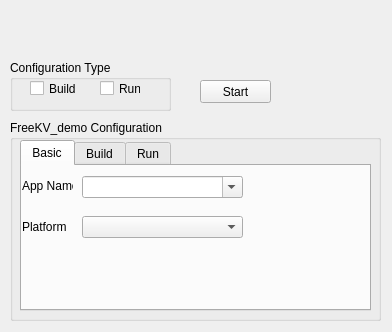
<?xml version="1.0" encoding="UTF-8"?>
<ui version="4.0">
 <class>freekvUi</class>
 <widget class="QWidget" name="freekvUi">
  <property name="geometry">
   <rect>
    <x>0</x>
    <y>0</y>
    <width>392</width>
    <height>332</height>
   </rect>
  </property>
  <property name="windowTitle">
   <string>FreeKV Configuration</string>
  </property>
  <property name="windowIcon">
   <iconset>
    <normaloff>../pic/dp.png</normaloff>../pic/dp.png</iconset>
  </property>
  <property name="statusTip">
   <string>Configuration for FreeKV_demo</string>
  </property>
  <widget class="QGroupBox" name="demoGroupBox">
   <property name="geometry">
    <rect>
     <x>10</x>
     <y>120</y>
     <width>371</width>
     <height>201</height>
    </rect>
   </property>
   <property name="title">
    <string>FreeKV_demo Configuration</string>
   </property>
   <widget class="QTabWidget" name="freekvTabWidget">
    <property name="geometry">
     <rect>
      <x>10</x>
      <y>20</y>
      <width>351</width>
      <height>171</height>
     </rect>
    </property>
    <property name="statusTip">
     <string>Select the type to configurate</string>
    </property>
    <property name="currentIndex">
     <number>0</number>
    </property>
    <widget class="QWidget" name="basicTab">
     <attribute name="icon">
      <iconset>
       <normaloff>../pic/config_icon.png</normaloff>../pic/config_icon.png</iconset>
     </attribute>
     <attribute name="title">
      <string>Basic</string>
     </attribute>
     <widget class="QLabel" name="label">
      <property name="geometry">
       <rect>
        <x>0</x>
        <y>10</y>
        <width>51</width>
        <height>20</height>
       </rect>
      </property>
      <property name="statusTip">
       <string>App name to build/run</string>
      </property>
      <property name="text">
       <string>App Name</string>
      </property>
     </widget>
     <widget class="QLabel" name="platformLabel">
      <property name="geometry">
       <rect>
        <x>0</x>
        <y>50</y>
        <width>54</width>
        <height>21</height>
       </rect>
      </property>
      <property name="statusTip">
       <string>Platform to build/run</string>
      </property>
      <property name="text">
       <string>Platform</string>
      </property>
     </widget>
     <widget class="QComboBox" name="platformComboBox">
      <property name="geometry">
       <rect>
        <x>60</x>
        <y>50</y>
        <width>161</width>
        <height>22</height>
       </rect>
      </property>
     </widget>
     <widget class="QComboBox" name="appComboBox">
      <property name="geometry">
       <rect>
        <x>60</x>
        <y>10</y>
        <width>161</width>
        <height>22</height>
       </rect>
      </property>
      <property name="editable">
       <bool>true</bool>
      </property>
     </widget>
    </widget>
    <widget class="QWidget" name="buildTab">
     <attribute name="icon">
      <iconset>
       <normaloff>../pic/build_icon.png</normaloff>../pic/build_icon.png</iconset>
     </attribute>
     <attribute name="title">
      <string>Build</string>
     </attribute>
     <widget class="QLabel" name="testDirLabel">
      <property name="geometry">
       <rect>
        <x>0</x>
        <y>10</y>
        <width>41</width>
        <height>21</height>
       </rect>
      </property>
      <property name="statusTip">
       <string>Test code dirctory e.g. C:/mcu-sdk</string>
      </property>
      <property name="text">
       <string>Test Dir</string>
      </property>
     </widget>
     <widget class="QLineEdit" name="testLineEdit">
      <property name="geometry">
       <rect>
        <x>50</x>
        <y>10</y>
        <width>121</width>
        <height>20</height>
       </rect>
      </property>
     </widget>
     <widget class="QLabel" name="projectLabel">
      <property name="geometry">
       <rect>
        <x>0</x>
        <y>50</y>
        <width>101</width>
        <height>20</height>
       </rect>
      </property>
      <property name="statusTip">
       <string>Generate project or not</string>
      </property>
      <property name="text">
       <string>Generate Project</string>
      </property>
     </widget>
     <widget class="QComboBox" name="projectComboBox">
      <property name="geometry">
       <rect>
        <x>98</x>
        <y>50</y>
        <width>71</width>
        <height>22</height>
       </rect>
      </property>
      <item>
       <property name="text">
        <string>yes</string>
       </property>
      </item>
      <item>
       <property name="text">
        <string>no</string>
       </property>
      </item>
     </widget>
     <widget class="QLabel" name="ideLabel">
      <property name="geometry">
       <rect>
        <x>0</x>
        <y>80</y>
        <width>21</width>
        <height>20</height>
       </rect>
      </property>
      <property name="statusTip">
       <string>IDE and its dirctory with rigth version</string>
      </property>
      <property name="text">
       <string>IDE</string>
      </property>
     </widget>
     <widget class="QComboBox" name="ideComboBox">
      <property name="geometry">
       <rect>
        <x>30</x>
        <y>80</y>
        <width>69</width>
        <height>22</height>
       </rect>
      </property>
      <property name="statusTip">
       <string/>
      </property>
     </widget>
     <widget class="QLineEdit" name="ideLineEdit">
      <property name="geometry">
       <rect>
        <x>110</x>
        <y>80</y>
        <width>151</width>
        <height>20</height>
       </rect>
      </property>
     </widget>
     <widget class="QComboBox" name="targetComboBox">
      <property name="geometry">
       <rect>
        <x>240</x>
        <y>50</y>
        <width>91</width>
        <height>22</height>
       </rect>
      </property>
     </widget>
     <widget class="QLabel" name="targetLabel">
      <property name="geometry">
       <rect>
        <x>190</x>
        <y>50</y>
        <width>31</width>
        <height>21</height>
       </rect>
      </property>
      <property name="statusTip">
       <string>Build target</string>
      </property>
      <property name="text">
       <string>Target</string>
      </property>
     </widget>
     <widget class="QComboBox" name="libComboBox">
      <property name="geometry">
       <rect>
        <x>240</x>
        <y>10</y>
        <width>91</width>
        <height>22</height>
       </rect>
      </property>
      <item>
       <property name="text">
        <string>yes</string>
       </property>
      </item>
      <item>
       <property name="text">
        <string>no</string>
       </property>
      </item>
     </widget>
     <widget class="QLabel" name="libLabel">
      <property name="geometry">
       <rect>
        <x>190</x>
        <y>10</y>
        <width>41</width>
        <height>20</height>
       </rect>
      </property>
      <property name="statusTip">
       <string>Build lib or not </string>
      </property>
      <property name="text">
       <string>Build Lib</string>
      </property>
     </widget>
     <widget class="QLabel" name="versionLabel">
      <property name="geometry">
       <rect>
        <x>110</x>
        <y>110</y>
        <width>51</width>
        <height>16</height>
       </rect>
      </property>
      <property name="text">
       <string>*version</string>
      </property>
     </widget>
     <widget class="QComboBox" name="ideVersionComboBox">
      <property name="geometry">
       <rect>
        <x>30</x>
        <y>110</y>
        <width>69</width>
        <height>22</height>
       </rect>
      </property>
      <property name="editable">
       <bool>true</bool>
      </property>
     </widget>
    </widget>
    <widget class="QWidget" name="runTab">
     <attribute name="icon">
      <iconset>
       <normaloff>../pic/run_icon.png</normaloff>../pic/run_icon.png</iconset>
     </attribute>
     <attribute name="title">
      <string>Run</string>
     </attribute>
     <widget class="QLabel" name="debuggerLabel">
      <property name="geometry">
       <rect>
        <x>0</x>
        <y>10</y>
        <width>51</width>
        <height>21</height>
       </rect>
      </property>
      <property name="statusTip">
       <string>Debugger name and dirctory</string>
      </property>
      <property name="text">
       <string>Debugger</string>
      </property>
     </widget>
     <widget class="QLineEdit" name="debuggerLineEdit">
      <property name="geometry">
       <rect>
        <x>150</x>
        <y>10</y>
        <width>181</width>
        <height>20</height>
       </rect>
      </property>
     </widget>
     <widget class="QComboBox" name="debuggerComboBox">
      <property name="geometry">
       <rect>
        <x>48</x>
        <y>10</y>
        <width>91</width>
        <height>22</height>
       </rect>
      </property>
     </widget>
     <widget class="QLabel" name="serialLabel">
      <property name="geometry">
       <rect>
        <x>0</x>
        <y>50</y>
        <width>61</width>
        <height>21</height>
       </rect>
      </property>
      <property name="statusTip">
       <string>Serial port</string>
      </property>
      <property name="text">
       <string>Serial Port</string>
      </property>
     </widget>
     <widget class="QLineEdit" name="serialLineEdit">
      <property name="geometry">
       <rect>
        <x>50</x>
        <y>50</y>
        <width>91</width>
        <height>20</height>
       </rect>
      </property>
     </widget>
     <widget class="QLineEdit" name="debugPortLineEdit">
      <property name="geometry">
       <rect>
        <x>210</x>
        <y>50</y>
        <width>121</width>
        <height>20</height>
       </rect>
      </property>
      <property name="text">
       <string/>
      </property>
     </widget>
     <widget class="QLabel" name="debugPortLabel">
      <property name="geometry">
       <rect>
        <x>150</x>
        <y>50</y>
        <width>61</width>
        <height>21</height>
       </rect>
      </property>
      <property name="statusTip">
       <string>Debug port(Jlink SN)</string>
      </property>
      <property name="text">
       <string>Debug Port</string>
      </property>
     </widget>
     <widget class="QLabel" name="binaryLabel">
      <property name="geometry">
       <rect>
        <x>0</x>
        <y>80</y>
        <width>41</width>
        <height>21</height>
       </rect>
      </property>
      <property name="statusTip">
       <string>Binary dirctory</string>
      </property>
      <property name="text">
       <string>Binary</string>
      </property>
     </widget>
     <widget class="QLineEdit" name="binaryLineEdit">
      <property name="geometry">
       <rect>
        <x>30</x>
        <y>80</y>
        <width>301</width>
        <height>20</height>
       </rect>
      </property>
     </widget>
    </widget>
   </widget>
  </widget>
  <widget class="QGroupBox" name="typeGroupBox">
   <property name="geometry">
    <rect>
     <x>10</x>
     <y>60</y>
     <width>161</width>
     <height>51</height>
    </rect>
   </property>
   <property name="title">
    <string>Configuration Type</string>
   </property>
   <widget class="QCheckBox" name="buildCheckBox">
    <property name="geometry">
     <rect>
      <x>20</x>
      <y>20</y>
      <width>51</width>
      <height>17</height>
     </rect>
    </property>
    <property name="statusTip">
     <string>Configuration for build</string>
    </property>
    <property name="text">
     <string>Build</string>
    </property>
    <property name="checkable">
     <bool>true</bool>
    </property>
    <property name="checked">
     <bool>false</bool>
    </property>
   </widget>
   <widget class="QCheckBox" name="runCheckBox">
    <property name="geometry">
     <rect>
      <x>90</x>
      <y>20</y>
      <width>41</width>
      <height>17</height>
     </rect>
    </property>
    <property name="statusTip">
     <string>Configuration for run</string>
    </property>
    <property name="text">
     <string>Run</string>
    </property>
   </widget>
  </widget>
  <widget class="QPushButton" name="startButton">
   <property name="geometry">
    <rect>
     <x>200</x>
     <y>80</y>
     <width>71</width>
     <height>23</height>
    </rect>
   </property>
   <property name="statusTip">
    <string>Start build/run</string>
   </property>
   <property name="text">
    <string>Start</string>
   </property>
  </widget>
 </widget>
 <resources/>
 <connections/>
</ui>
